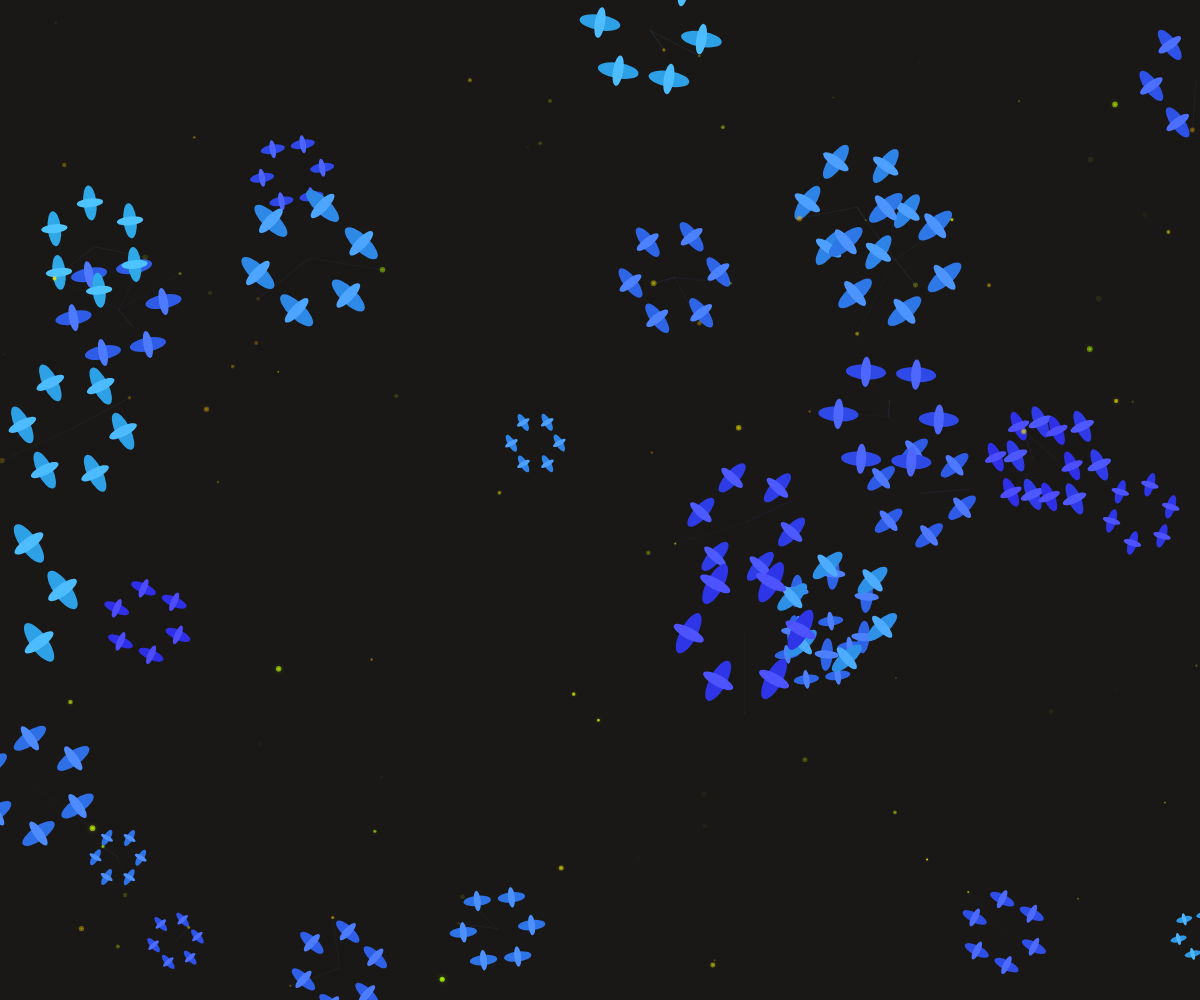
Frame 1 (no input)
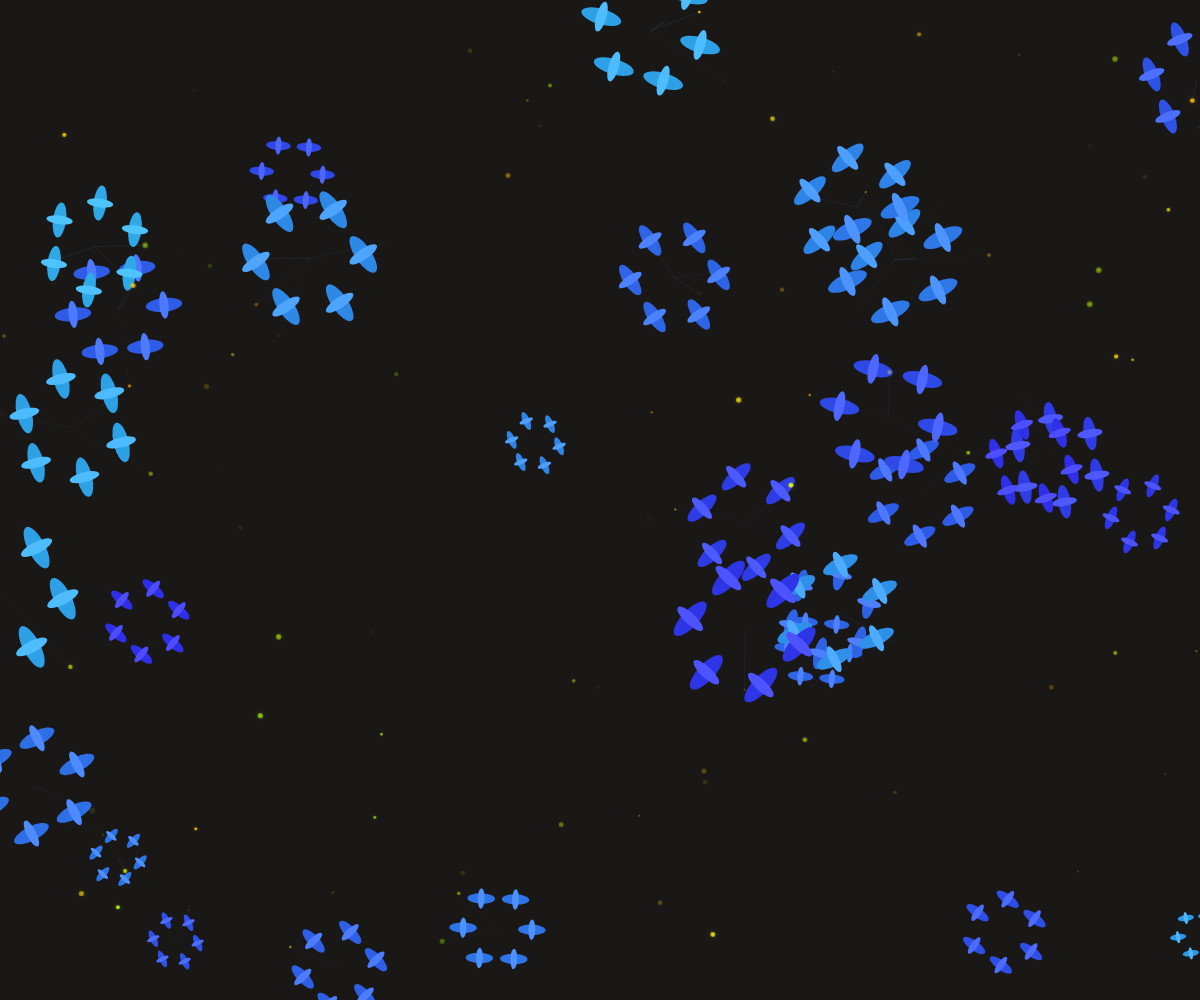
Frame 60 (no input)
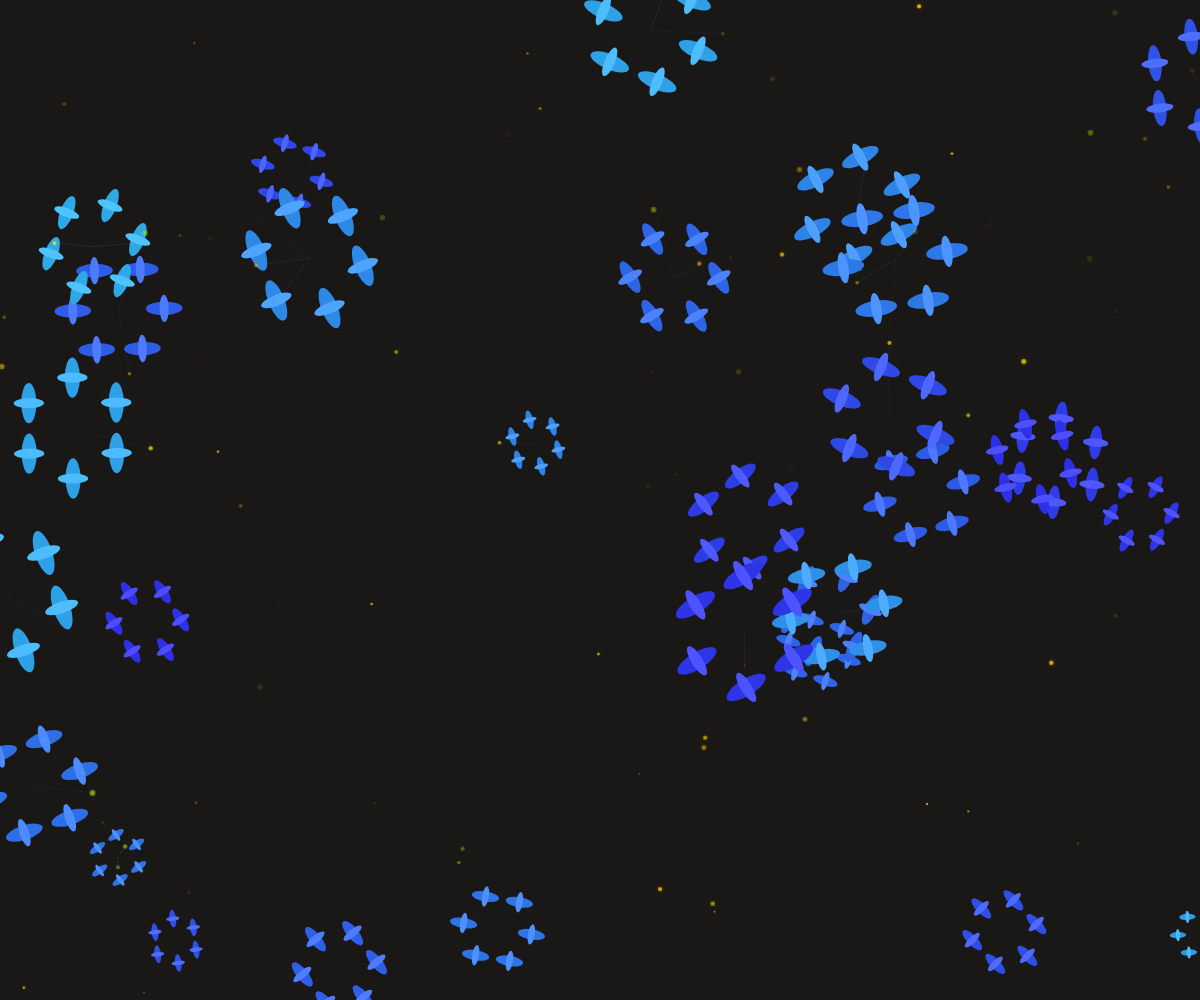
Frame 120 (the mouse pressed at the canvas centre since frame 60)

The p5.js sketch that drew these frames (run headless with seeded random() and noise() and a simulated clock; from frame 60 on, the mouse is pressed at the canvas centre):

// p5.js sketch
// ── sketch.js
let crystals = [];
let segments = [];
const crystalCount = 30;
const segmentCount = 100;
let time = 0;

function setup() {
  createCanvas(windowWidth, windowHeight);
  colorMode(HSB, 360, 100, 100, 1);

  // Create crystalline formations
  for (let i = 0; i < crystalCount; i++) {
    crystals.push({
      x: random(width),
      y: random(height),
      size: random(20, 60),
      angle: random(TWO_PI),
      speed: random(0.001, 0.005),
      hue: random(200, 240), // Deep blue tones
      segments: []
    });
  }

  // Create luminous segments
  for (let i = 0; i < segmentCount; i++) {
    segments.push({
      x: random(width),
      y: random(height),
      size: random(1, 3),
      speed: random(0.2, 0.8),
      hue: random(40, 80), // Yellow-orange tones
      alpha: random(0.2, 0.8),
      pulse: random(TWO_PI),
      pulseSpeed: random(0.02, 0.05)
    });
  }
}

function draw() {
  background(20, 10, 10); // Deep dark blue
  time += 0.01;

  // Draw crystalline formations
  for (let crystal of crystals) {
    crystal.angle += crystal.speed;
    
    // Draw crystal structure
    push();
    translate(crystal.x, crystal.y);
    rotate(crystal.angle);
    
    // Main crystal body
    fill(crystal.hue, 80, 90);
    noStroke();
    for (let i = 0; i < 6; i++) {
      const angle = map(i, 0, 6, 0, TWO_PI);
      const x = cos(angle) * crystal.size;
      const y = sin(angle) * crystal.size;
      ellipse(x, y, crystal.size * 0.8, crystal.size * 0.3);
    }
    
    // Crystal points
    for (let i = 0; i < 6; i++) {
      const angle = map(i, 0, 6, 0, TWO_PI);
      const x = cos(angle) * crystal.size;
      const y = sin(angle) * crystal.size;
      fill(crystal.hue, 70, 100);
      ellipse(x, y, crystal.size * 0.2, crystal.size * 0.6);
    }
    
    pop();
  }

  // Draw luminous segments
  for (let segment of segments) {
    // Update position
    segment.y -= segment.speed;
    
    // Reset if out of view
    if (segment.y < -10) {
      segment.y = height + 10;
      segment.x = random(width);
    }
    
    // Pulse effect
    const pulse = sin(segment.pulse) * 0.5 + 0.5;
    segment.pulse += segment.pulseSpeed;
    
    // Draw glowing segment
    noStroke();
    fill(segment.hue, 100, 100, segment.alpha * pulse);
    ellipse(segment.x, segment.y, segment.size * pulse, segment.size * pulse);
    
    // Add subtle glow
    const glow = segment.size * 2;
    drawingContext.shadowBlur = glow;
    drawingContext.shadowColor = color(segment.hue, 100, 100, segment.alpha * pulse * 0.5);
    ellipse(segment.x, segment.y, glow, glow);
    drawingContext.shadowBlur = 0;
  }

  // Connect segments to crystals with soft lines
  for (let segment of segments) {
    for (let crystal of crystals) {
      const d = dist(segment.x, segment.y, crystal.x, crystal.y);
      
      if (d < crystal.size * 2) {
        const alpha = map(d, 0, crystal.size * 2, 0.3, 0);
        
        stroke(crystal.hue, 60, 100, alpha);
        strokeWeight(0.5);
        line(segment.x, segment.y, crystal.x, crystal.y);
      }
    }
  }
}

function windowResized() {
  resizeCanvas(windowWidth, windowHeight);
}
